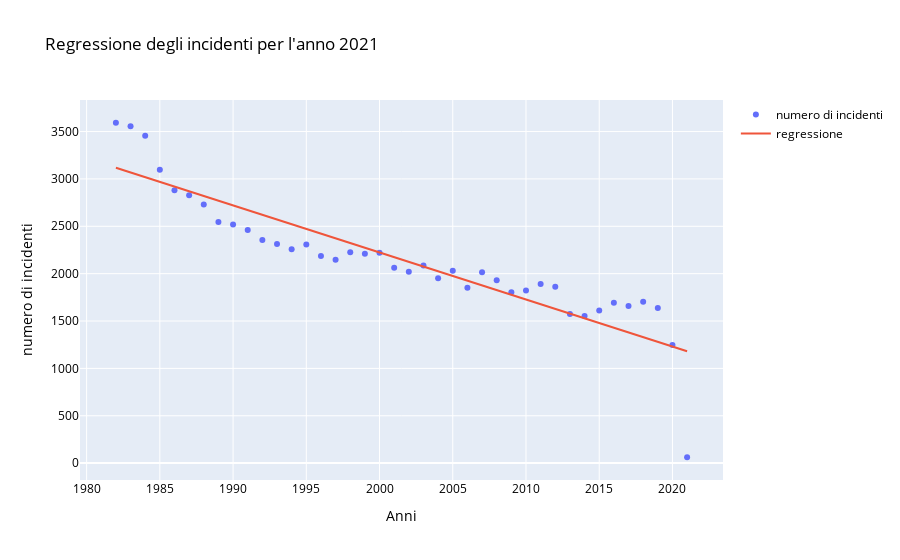

Here is the notebook cell this chart was saved with:
### Markdown cell above
<h3>7. Regressione degli incidenti per l'anno 2021</h3>
<p>In questo grafico si fornisce una regressione lineare per stimare la quantità di incidenti che si verificheranno entro la fine dell'anno 2021.<p>
<h4>Osservazioni:</h4>
<p>A causa della pandemia da COVID-19 i dati nell'anno 2020 possono portare a una sottostima degli incidenti che si verificheranno entro la fine del 2021. Questo perchè il traffico aereo negli Stati Uniti è <a href="https://www.statista.com/statistics/1104036/novel-coronavirus-weekly-flights-change-airlines-region/">sensibilmente calato </a>e di conseguenza anche gli incidenti sono diminuiti. Possiamo vedere che nel 2021 sono presenti degli incidenti, si riferiscono a quelli registrati fino a febbraio 2021. Si stima che, per la fine dell'anno 2021, si saranno verificati 1180 incidenti, 66 in meno rispetto all'anno 2020.</p>

<h4>Grafico:</h4>

### Code cell
a = aviation_slim[(aviation_slim['Investigation.Type'] != 'UNKNOWN') & (aviation_slim['year'] > 1981)]
a = a.groupby('year').year.count().reset_index(name="count")
x = a["year"].values # Variabile esplicativa
y = a["count"].values # Variabile target

w_hat = np.sum((x-np.mean(x))*(y-np.mean(y)))/np.sum((x-np.mean(x))**2)
b_hat = np.mean(y)-w_hat*np.mean(x)

x_line = np.array([np.min(x), np.max(x)])
y_line = b_hat + w_hat*x_line


data = [
    go.Scatter(x=x, y=y, mode="markers", name="numero di incidenti"),
    go.Scatter(x=x_line, y=y_line, mode="lines", name="regressione"),
]
layout = go.Layout(xaxis = dict(title="Anni"), yaxis = dict(title="Numero di incidenti"))
layout= go.Layout(
    title="Regressione degli incidenti per l'anno 2021",
    legend_title="",
     xaxis_title="Anni",
    yaxis_title="numero di incidenti",
    
    font=dict(
        size=12,
        color="Black"
    )

)
py.iplot(go.Figure(data, layout))

### Figure 1 — Plotly figure (JSON) as saved in the notebook; plotly's stock layout.template omitted (floating-point values rounded to 4 significant figures)
{"data": [{"mode": "markers", "name": "numero di incidenti", "type": "scatter", "x": [1982, 1983, 1984, 1985, 1986, 1987, 1988, 1989, 1990, 1991, 1992, 1993, 1994, 1995, 1996, 1997, 1998, 1999, 2000, 2001, 2002, 2003, 2004, 2005, 2006, 2007, 2008, 2009, 2010, 2011, 2012, 2013, 2014, 2015, 2016, 2017, 2018, 2019, 2020, 2021], "y": [3593, 3556, 3457, 3096, 2880, 2828, 2730, 2544, 2518, 2462, 2355, 2313, 2257, 2309, 2187, 2148, 2226, 2209, 2220, 2063, 2020, 2085, 1952, 2031, 1851, 2016, 1930, 1805, 1821, 1891, 1861, 1575, 1554, 1612, 1694, 1658, 1703, 1638, 1246, 62]}, {"mode": "lines", "name": "regressione", "type": "scatter", "x": [1982, 2021], "y": [3117.0, 1181.0]}], "layout": {"autosize": true, "font": {"color": "Black", "size": 12}, "legend": {"title": {"text": ""}}, "title": {"text": "Regressione degli incidenti per l'anno 2021"}, "xaxis": {"autorange": true, "range": [1980.0, 2023.0], "title": {"text": "Anni"}, "type": "linear"}, "yaxis": {"autorange": true, "range": [-229.4, 3884.0], "title": {"text": "numero di incidenti"}, "type": "linear"}}}
